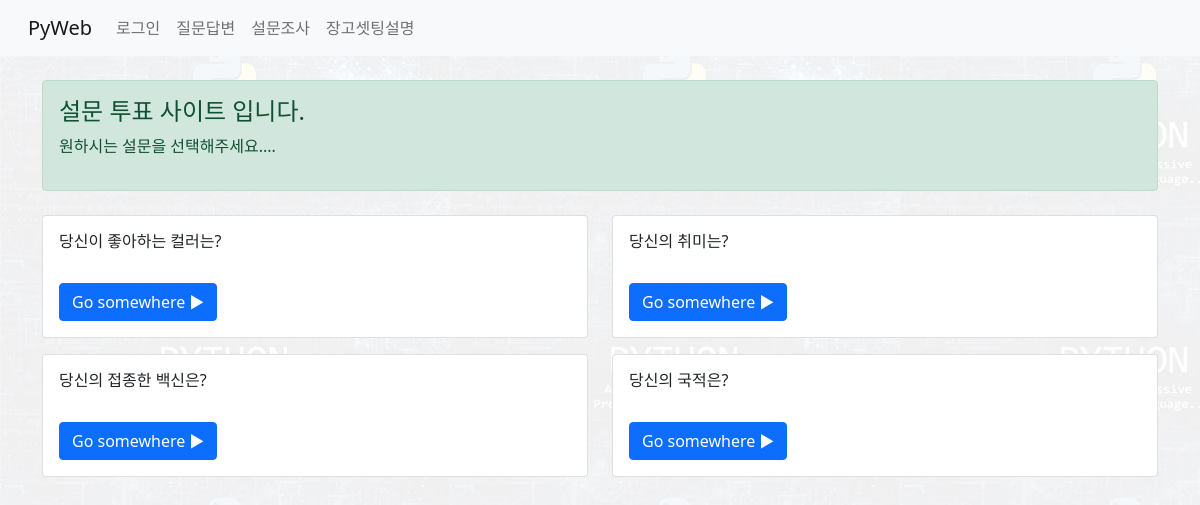
Screenshot of /poll/ with the database file from the repository.
### poll/models.py (models this page shows, shortened)
class Question(models.Model):
    question_text = models.CharField(max_length=200)  #질문 내용
    pub_date = models.DateTimeField()  # 작성일

### poll/views.py (the view)
# urls.py: path('', views.index, name='index'),  #127.0.0.1:8000/board/
def index(request):
    question_list = Question.objects.all()
    return render(request, 'poll/index.html', {'question_list': question_list})

### templates/poll/index.html (shortened to what this page needs)
{% extends 'base.html' %}
{% block content %}
    <div class="container my-4" >
        <div class="alert alert-success" role="alert">
            <h4>설문 투표 사이트 입니다.</h4>
            <p> 원하시는 설문을 선택해주세요....</p>
        </div>
        <div class="row">
            {% if question_list %}
            {% for question in question_list %}
          <div class="col-sm-6 my-2">
            <div class="card">
              <div class="card-body">
                <h6 class="card-title">{{ question.question_text }}</h6>
                  <br>
                <a href="{% url 'poll:detail' question.id %}" class="btn btn-primary">Go somewhere ▶</a>
              </div>
            </div>
          </div>
            {% endfor %}
            {% else %}
            <p> 설문이 없습니다.</p>
            {% endif %}
        </div>
    </div>
{% endblock %}

### rows the page displays
Question: question_text "당신이 좋아하는 컬러는?"
Question: question_text "당신의 취미는?"
Question: question_text "당신의 접종한 백신은?"
Question: question_text "당신의 국적은?"
